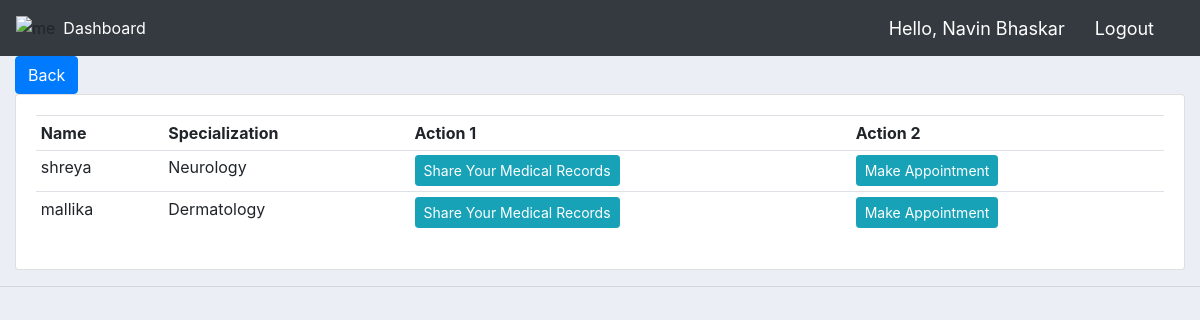
/get_doctors/1/ (signed in), run on an earlier commit of the app's database.
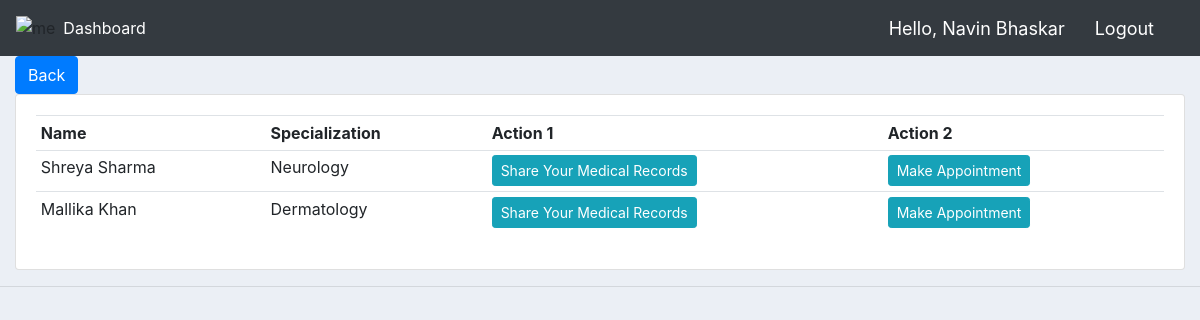
And on a later commit of the database.
### customers/models.py (models this page shows, shortened)
class Doctor(models.Model):
    user = models.OneToOneField(User, null=True, blank=True, on_delete=models.CASCADE)
    specialization = models.CharField(max_length=200, null=True)
    name = models.CharField(max_length=200, null=True)
    phone = models.CharField(max_length=200, null=True)
    email = models.CharField(max_length=200, null=True)
    clinic = models.ForeignKey(Clinic, null=True, on_delete= models.SET_NULL)
    profile_pic = models.ImageField(default="profile1.png", null=True, blank=True)
    date_created = models.DateTimeField(auto_now_add=True, null=True)

### customers/decorators.py (the view)
		def wrapper_func(request, *args, **kwargs):
			group = None
			if request.user.groups.exists():
				group = request.user.groups.all()[0].name
			if group in allowed_roles:
				return view_func(request, *args, **kwargs)
			else:
				return HttpResponse('You are not authorized to view this page')

### customers/views.py (called while the page is built)
@login_required(login_url='login')
@allowed_users(allowed_roles=['patient'])
def get_doctors(request, clinic_id):
    doctors_list = Doctor.objects.filter(clinic__id=clinic_id)
    my_records = request.user.patient.medical_records_set.all()
    context = {'doctors': doctors_list, 'records': my_records, "greeting": request.user.patient.name }
    return render(request, 'customers/doctors_list.html', context)

### customers/templates/customers/doctors_list.html
{%  extends 'customers/main.html' %}
{% block content %}
<a class="btn btn-primary" href="{% url 'home' %}" role="button">Back</a>
<div class="row">
	<div class="col-md">
		<div class="card card-body">
			<table class="table table-sm">
				<tr>
					<th>Name</th>
					<th>Specialization</th>
					<th>Action 1</th>
          <th>Action 2</th>
				</tr>
        {% for doctor in doctors %}
        <tr>
          <td>{{doctor.name}}</td>
          <td>{{doctor.specialization}}</td>
          <td><a class="btn btn-sm btn-info" href="{% url 'show_record_list' doctor.id %}">Share Your Medical Records</a></td>
          <td><a class="btn btn-sm btn-info" href="{% url 'request_appointment' doctor.id %}">Make Appointment</a></td>
        </tr>
        {% endfor %}
			</table>
		</div>
	</div>
</div>
{% endblock content %}

What changed in the data, as far as the page shows it:
changed Doctor "Neurology": name "shreya" → "Shreya Sharma"
changed Doctor "Dermatology": name "mallika" → "Mallika Khan"
